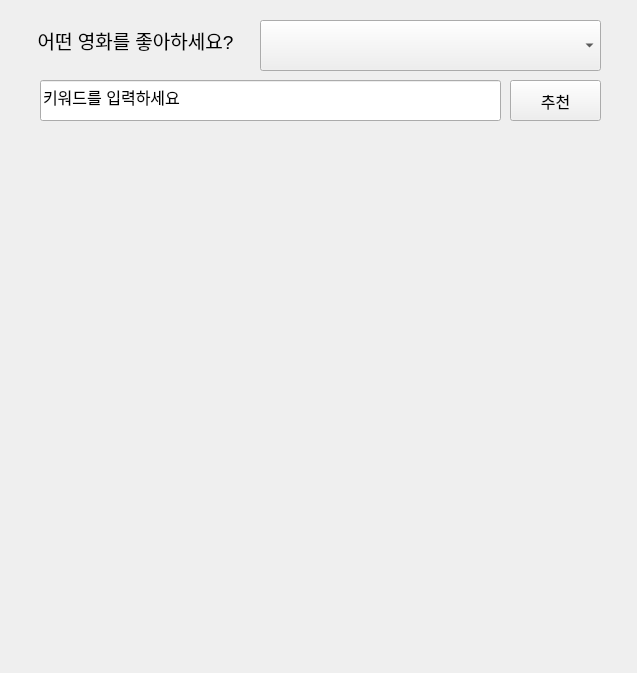
<?xml version="1.0" encoding="UTF-8"?>
<ui version="4.0">
 <class>Form</class>
 <widget class="QWidget" name="Form">
  <property name="geometry">
   <rect>
    <x>0</x>
    <y>0</y>
    <width>637</width>
    <height>673</height>
   </rect>
  </property>
  <property name="windowTitle">
   <string>Form</string>
  </property>
  <widget class="QLabel" name="lbl_title">
   <property name="geometry">
    <rect>
     <x>20</x>
     <y>20</y>
     <width>231</width>
     <height>41</height>
    </rect>
   </property>
   <property name="font">
    <font>
     <pointsize>14</pointsize>
    </font>
   </property>
   <property name="text">
    <string>어떤 영화를 좋아하세요?</string>
   </property>
   <property name="alignment">
    <set>Qt::AlignCenter</set>
   </property>
  </widget>
  <widget class="QComboBox" name="cb_title">
   <property name="geometry">
    <rect>
     <x>260</x>
     <y>20</y>
     <width>341</width>
     <height>51</height>
    </rect>
   </property>
   <property name="font">
    <font>
     <pointsize>12</pointsize>
    </font>
   </property>
  </widget>
  <widget class="QLabel" name="lbl_recommendation">
   <property name="geometry">
    <rect>
     <x>50</x>
     <y>140</y>
     <width>541</width>
     <height>501</height>
    </rect>
   </property>
   <property name="font">
    <font>
     <pointsize>12</pointsize>
    </font>
   </property>
   <property name="text">
    <string/>
   </property>
  </widget>
  <widget class="QLineEdit" name="le_keyword">
   <property name="geometry">
    <rect>
     <x>40</x>
     <y>80</y>
     <width>461</width>
     <height>41</height>
    </rect>
   </property>
   <property name="font">
    <font>
     <pointsize>12</pointsize>
    </font>
   </property>
   <property name="text">
    <string>키워드를 입력하세요</string>
   </property>
  </widget>
  <widget class="QPushButton" name="btn_recommend">
   <property name="geometry">
    <rect>
     <x>510</x>
     <y>80</y>
     <width>91</width>
     <height>41</height>
    </rect>
   </property>
   <property name="font">
    <font>
     <pointsize>12</pointsize>
    </font>
   </property>
   <property name="text">
    <string>추천</string>
   </property>
  </widget>
 </widget>
 <resources/>
 <connections/>
</ui>
